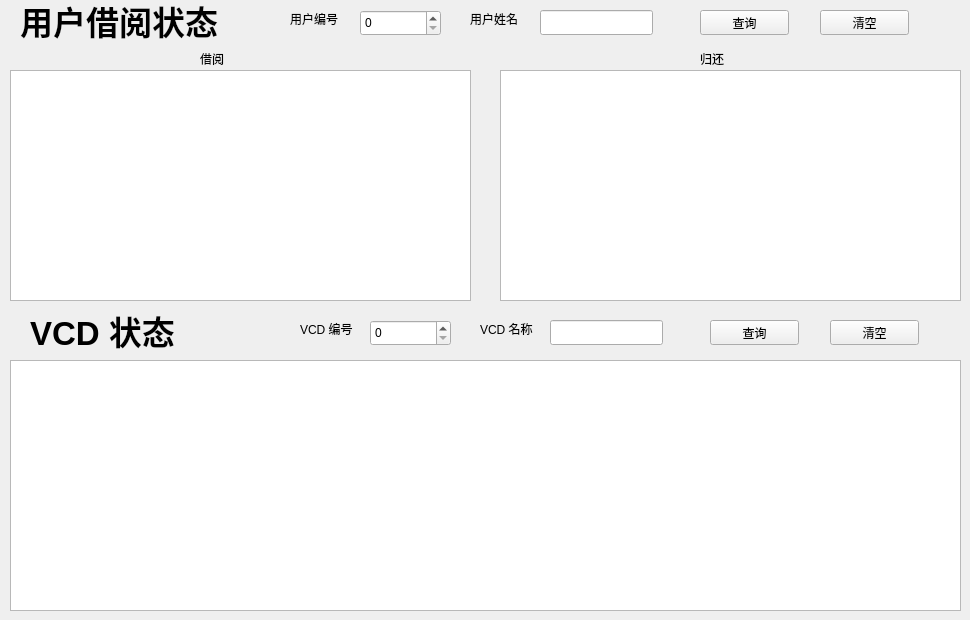
  <widget class="QWidget" name="tab_slct_br">
   <attribute name="title">
    <string>借阅查询</string>
   </attribute>
   <widget class="QLabel" name="tab_slct_br_lb_user_title">
    <property name="geometry">
     <rect>
      <x>20</x>
      <y>-10</y>
      <width>201</width>
      <height>61</height>
     </rect>
    </property>
    <property name="font">
     <font>
      <pointsize>25</pointsize>
      <weight>75</weight>
      <italic>false</italic>
      <bold>true</bold>
      <underline>false</underline>
     </font>
    </property>
    <property name="text">
     <string>用户借阅状态</string>
    </property>
   </widget>
   <widget class="QLabel" name="tab_slct_br_lb_vcd_title">
    <property name="geometry">
     <rect>
      <x>30</x>
      <y>300</y>
      <width>151</width>
      <height>61</height>
     </rect>
    </property>
    <property name="font">
     <font>
      <pointsize>25</pointsize>
      <weight>75</weight>
      <italic>false</italic>
      <bold>true</bold>
      <underline>false</underline>
     </font>
    </property>
    <property name="text">
     <string>VCD 状态</string>
    </property>
   </widget>
   <widget class="QTableWidget" name="tab_slct_br_tw_user_rent">
    <property name="geometry">
     <rect>
      <x>10</x>
      <y>70</y>
      <width>461</width>
      <height>231</height>
     </rect>
    </property>
   </widget>
   <widget class="QLabel" name="tab_slct_br_lb_user_id">
    <property name="geometry">
     <rect>
      <x>290</x>
      <y>10</y>
      <width>67</width>
      <height>17</height>
     </rect>
    </property>
    <property name="text">
     <string>用户编号</string>
    </property>
   </widget>
   <widget class="QSpinBox" name="tab_slct_br_sb_user_id">
    <property name="geometry">
     <rect>
      <x>360</x>
      <y>10</y>
      <width>81</width>
      <height>26</height>
     </rect>
    </property>
   </widget>
   <widget class="QLabel" name="tab_slct_br_lb_user_name">
    <property name="geometry">
     <rect>
      <x>470</x>
      <y>10</y>
      <width>67</width>
      <height>17</height>
     </rect>
    </property>
    <property name="text">
     <string>用户姓名</string>
    </property>
   </widget>
   <widget class="QLineEdit" name="tab_slct_br_le_user_name">
    <property name="geometry">
     <rect>
      <x>540</x>
      <y>10</y>
      <width>113</width>
      <height>25</height>
     </rect>
    </property>
    <property name="focusPolicy">
     <enum>Qt::NoFocus</enum>
    </property>
   </widget>
   <widget class="QPushButton" name="tab_slct_br_pb_user_confirm">
    <property name="geometry">
     <rect>
      <x>700</x>
      <y>10</y>
      <width>89</width>
      <height>25</height>
     </rect>
    </property>
    <property name="text">
     <string>查询</string>
    </property>
   </widget>
   <widget class="QPushButton" name="tab_slct_br_pb_user_clear">
    <property name="geometry">
     <rect>
      <x>820</x>
      <y>10</y>
      <width>89</width>
      <height>25</height>
     </rect>
    </property>
    <property name="text">
     <string>清空</string>
    </property>
   </widget>
   <widget class="QTableWidget" name="tab_slct_br_tw_vcd_stat">
    <property name="geometry">
     <rect>
      <x>10</x>
      <y>360</y>
      <width>951</width>
      <height>251</height>
     </rect>
    </property>
   </widget>
   <widget class="QLabel" name="tab_slct_br_lb_vcd_id">
    <property name="geometry">
     <rect>
      <x>300</x>
      <y>320</y>
      <width>67</width>
      <height>17</height>
     </rect>
    </property>
    <property name="text">
     <string>VCD 编号</string>
    </property>
   </widget>
   <widget class="QLineEdit" name="tab_slct_br_le_vcd_name">
    <property name="geometry">
     <rect>
      <x>550</x>
      <y>320</y>
      <width>113</width>
      <height>25</height>
     </rect>
    </property>
    <property name="focusPolicy">
     <enum>Qt::NoFocus</enum>
    </property>
   </widget>
   <widget class="QSpinBox" name="tab_slct_br_sb_vcd_id">
    <property name="geometry">
     <rect>
      <x>370</x>
      <y>320</y>
      <width>81</width>
      <height>26</height>
     </rect>
    </property>
   </widget>
   <widget class="QLabel" name="tab_slct_br_lb_vcd_name">
    <property name="geometry">
     <rect>
      <x>480</x>
      <y>320</y>
      <width>67</width>
      <height>17</height>
     </rect>
    </property>
    <property name="text">
     <string>VCD 名称</string>
    </property>
   </widget>
   <widget class="QPushButton" name="tab_slct_br_pb_vcd_clear">
    <property name="geometry">
     <rect>
      <x>830</x>
      <y>320</y>
      <width>89</width>
      <height>25</height>
     </rect>
    </property>
    <property name="text">
     <string>清空</string>
    </property>
   </widget>
   <widget class="QPushButton" name="tab_slct_br_pb_vcd_confirm">
    <property name="geometry">
     <rect>
      <x>710</x>
      <y>320</y>
      <width>89</width>
      <height>25</height>
     </rect>
    </property>
    <property name="text">
     <string>查询</string>
    </property>
   </widget>
   <widget class="QTableWidget" name="tab_slct_br_tw_user_return">
    <property name="geometry">
     <rect>
      <x>500</x>
      <y>70</y>
      <width>461</width>
      <height>231</height>
     </rect>
    </property>
   </widget>
   <widget class="QLabel" name="tab_slct_br_lb_user_rent">
    <property name="geometry">
     <rect>
      <x>200</x>
      <y>50</y>
      <width>67</width>
      <height>17</height>
     </rect>
    </property>
    <property name="text">
     <string>借阅</string>
    </property>
   </widget>
   <widget class="QLabel" name="tab_slct_br_lb_user_return">
    <property name="geometry">
     <rect>
      <x>700</x>
      <y>50</y>
      <width>67</width>
      <height>17</height>
     </rect>
    </property>
    <property name="text">
     <string>归还</string>
    </property>
   </widget>
  </widget>
